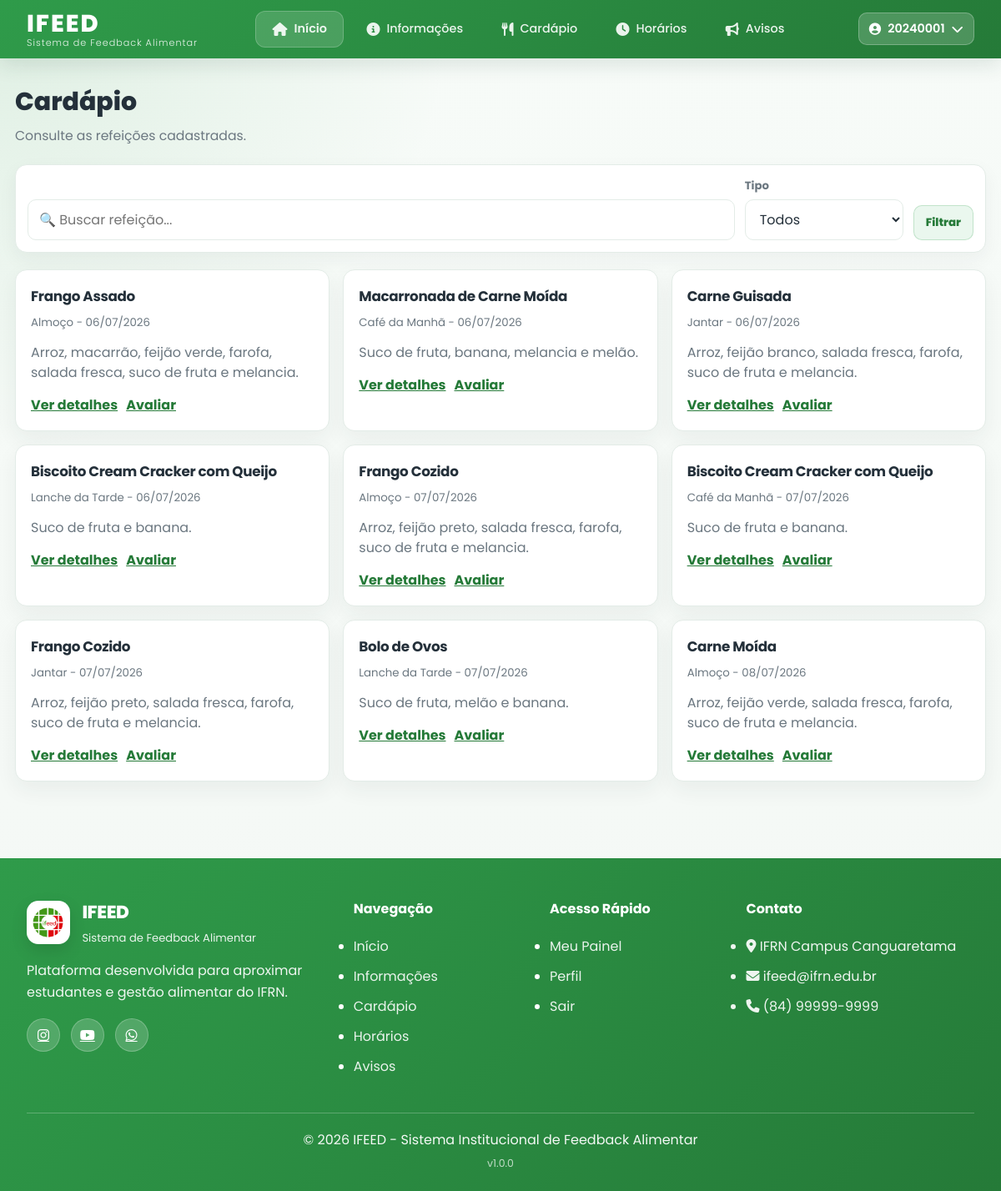
The page /cardapio/ (signed in) on the database its author committed.
### core/models.py (models this page shows, shortened)
class Usuario(AbstractUser):
    TIPO_CHOICES = [
        ('ALUNO', 'Aluno'),
        ('ADMIN', 'Administrador'),
    ]
    matricula = models.CharField('Matrícula', max_length=20, primary_key=True)
    nome_completo = models.CharField('Nome Completo', max_length=150)
    curso = models.CharField('Curso', max_length=100)
    turma = models.CharField('Turma', max_length=50)
    tipo_usuario = models.CharField('Tipo de Usuário', max_length=10, choices=TIPO_CHOICES, default='ALUNO')
    groups = models.ManyToManyField(
        'auth.Group',
        blank=True,
        related_name='usuario_set_custom'
    )
    user_permissions = models.ManyToManyField(
        'auth.Permission',
        blank=True,
        related_name='usuario_permissions_set_custom'
    )
    USERNAME_FIELD = 'matricula'
    REQUIRED_FIELDS = ['nome_completo', 'email']
    class Meta:
        verbose_name = 'Usuário'
        verbose_name_plural = 'Usuários'
        ordering = ['nome_completo']
    @property
    def is_admin_ifeed(self):
        return self.tipo_usuario == 'ADMIN' or self.is_staff or self.is_superuser

class Refeicao(models.Model):
    TIPO_CHOICES = [
        ('CAFE', 'Café da Manhã'),
        ('ALMOCO', 'Almoço'),
        ('LANCHE', 'Lanche da Tarde'),
        ('JANTAR', 'Jantar'),
        ('CEIA', 'Ceia'),
    ]
    titulo = models.CharField('Título', max_length=160)
    descricao = models.TextField('Descrição')
    tipo = models.CharField('Tipo', max_length=20, choices=TIPO_CHOICES)
    data = models.DateField('Data')
    ativo = models.BooleanField('Ativo', default=True)
    criado_em = models.DateTimeField('Criado em', auto_now_add=True)
    atualizado_em = models.DateTimeField('Atualizado em', auto_now=True)
    class Meta:
        verbose_name = 'Refeição'
        verbose_name_plural = 'Refeições'
        ordering = ['data', 'tipo', 'titulo']

### core/views.py (the view)
# urls.py: path('cardapio/', views.cardapio_publico_view, name='cardapio_publico'),
def cardapio_publico_view(request):
    hoje = timezone.localdate()
    termo = (request.GET.get('q') or '').strip()
    tipo = request.GET.get('tipo') or ''
    refeicoes = Refeicao.objects.filter(ativo=True, data__gte=hoje)
    if termo:
        refeicoes = refeicoes.filter(Q(titulo__icontains=termo) | Q(descricao__icontains=termo))
    if tipo:
        refeicoes = refeicoes.filter(tipo=tipo)
    paginator = Paginator(refeicoes.order_by('data', 'tipo'), 9)
    return render(request, 'cardapio.html', {
        'page_obj': paginator.get_page(request.GET.get('page')),
        'tipos_refeicao': Refeicao.TIPO_CHOICES,
        'termo': termo,
        'tipo': tipo,
    })

### templates/cardapio.html (shortened to what this page needs)
{% extends 'base.html' %}
{% load static %}
{% block extra_css %}
    <link rel="stylesheet" href="{% static 'estilos/admin.css' %}">
{% endblock %}
{% block content %}
<main class="admin-main">
    <h1>Cardápio</h1>
    <p class="page-subtitle">Consulte as refeições cadastradas.</p>
    <form method="get" class="filters-section">
        <div class="search-box">
            <input type="text" name="q" value="{{ termo }}" placeholder="🔍 Buscar refeição...">
        </div>
        <div class="filter-box">
            <label for="tipo">Tipo</label>
            <select id="tipo" name="tipo">
                <option value="">Todos</option>
            </select>
        </div>
        <button type="submit" class="btn-secondary">Filtrar</button>
    </form>
    <div class="feedbacks-container">
        {% for refeicao in page_obj %}
            <article class="feedback-card">
                <div class="feedback-header">
                    <div>
                        <h3>{{ refeicao.titulo }}</h3>
                        <small>{{ refeicao.get_tipo_display }} - {{ refeicao.data|date:"d/m/Y" }}</small>
                    </div>
                </div>
                <p class="feedback-comment">{{ refeicao.descricao }}</p>
                <div class="feedback-footer">
                    <a href="{% url 'refeicao_detalhes' refeicao.id %}">Ver detalhes</a>
                    {% if user.is_authenticated %}
                        <a href="{% url 'avaliar' refeicao.id %}">Avaliar</a>
                    {% endif %}
                </div>
            </article>
        {% empty %}
            <p class="empty-state">Nenhuma refeição cadastrada para os filtros selecionados.</p>
        {% endfor %}
    </div>
</main>
{% endblock %}

### templates/base.html (shortened to what this page needs)
{% load static %}
<!DOCTYPE html>
<html lang="pt-br">
<head>
    <link rel="stylesheet" href="{% static 'estilos/base.css' %}">
    {% block extra_css %}{% endblock %}
    <link rel="stylesheet" href="https://cdnjs.cloudflare.com/ajax/libs/font-awesome/6.5.0/css/all.min.css">
</head>
<body>
    <header class="header">
        <div class="header-container">
            <div class="logo">
                <a href="{% url 'index' %}">
                    <div class="logo-text">
                        <span class="logo-title">IFEED</span>
                        <span class="logo-subtitle">Sistema de Feedback Alimentar</span>
                    </div>
                </a>
            </div>
            <nav class="nav-menu" aria-label="Navegação principal">
                <ul class="nav-list">
                    <li class="nav-item">
                        <a href="{% url 'index' %}" class="nav-link {% if request.path == '/' %}active{% endif %}">
                            <i class="fas fa-home"></i>
                            <span>Início</span>
                        </a>
                    </li>
                    <li class="nav-item">
                        <a href="{% url 'index' %}#informacoes" class="nav-link">
                            <i class="fas fa-info-circle"></i>
                            <span>Informações</span>
                        </a>
                    </li>
                    <li class="nav-item">
                        <a href="{% url 'index' %}#cardapio-semana" class="nav-link">
                            <i class="fas fa-utensils"></i>
                            <span>Cardápio</span>
                        </a>
                    </li>
                    <li class="nav-item">
                        <a href="{% url 'horarios' %}" class="nav-link {% if request.path == '/horarios/' %}active{% endif %}">
                            <i class="fas fa-clock"></i>
                            <span>Horários</span>
                        </a>
                    </li>
                    <li class="nav-item">
                        <a href="{% url 'index' %}#avisos" class="nav-link">
                            <i class="fas fa-bullhorn"></i>
                            <span>Avisos</span>
                        </a>
                    </li>
                </ul>
            </nav>
            <div class="header-actions">
                {% if user.is_authenticated %}
                    <div class="user-menu">
                        <button class="user-avatar" id="userMenuBtn">
                            <i class="fas fa-user-circle"></i>
                            <span class="user-name">{{ user.username }}</span>
                            <i class="fas fa-chevron-down"></i>
                        </button>
                    </div>
                {% endif %}
            </div>
        </div>
    </header>
    <div class="main-content">
    {% block content %}
    {% endblock %}
</div>
    <footer class="footer">
        <div class="footer-container">
            <div class="footer-grid">
                <div class="footer-column">
                    <div class="footer-logo">
                        <img src="{% static 'img/logomenorsf.png' %}" alt="IFEED">
                        <div>
                            <h3>IFEED</h3>
                            <p>Sistema de Feedback Alimentar</p>
                        </div>
                    </div>
                    <p class="footer-description">
                        Plataforma desenvolvida para aproximar estudantes e gestão alimentar do IFRN.
                    </p>
                    <div class="footer-social">
                        <a href="#"><i class="fab fa-instagram"></i></a>
                        <a href="#"><i class="fab fa-youtube"></i></a>
                        <a href="#"><i class="fab fa-whatsapp"></i></a>
                    </div>
                </div>
                <div class="footer-column">
                    <h4>Navegação</h4>
                    <ul>
                        <li><a href="{% url 'index' %}">Início</a></li>
                        <li><a href="{% url 'index' %}#informacoes">Informações</a></li>
                        <li><a href="{% url 'index' %}#cardapio-semana">Cardápio</a></li>
                        <li><a href="{% url 'horarios' %}">Horários</a></li>
                        <li><a href="{% url 'index' %}#avisos">Avisos</a></li>
                    </ul>
                </div>
                <div class="footer-column">
                    <h4>Acesso Rápido</h4>
                    <ul>
                        {% if user.is_authenticated %}
                            <li><a href="{% url 'aluno' %}">Meu Painel</a></li>
                            <li><a href="{% url 'perfil' %}">Perfil</a></li>
                            <li><a href="{% url 'logout' %}">Sair</a></li>
                        {% else %}
                            <li><a href="{% url 'login' %}">Entrar</a></li>
                            <li><a href="{% url 'cadastro' %}">Cadastrar</a></li>
                        {% endif %}
                    </ul>
                </div>
                <div class="footer-column">
                    <h4>Contato</h4>
                    <ul class="contact-list">
                        <li><i class="fas fa-map-marker-alt"></i> IFRN Campus Canguaretama</li>
                        <li><i class="fas fa-envelope"></i> ifeed@ifrn.edu.br</li>
                        <li><i class="fas fa-phone"></i> (84) 99999-9999</li>
                    </ul>
                </div>
            </div>
            <div class="footer-bottom">
                <p>© 2026 IFEED - Sistema Institucional de Feedback Alimentar</p>
                <p class="footer-version">v1.0.0</p>
            </div>
        </div>
    </footer>
</body>
</html>

### static/estilos/admin.css (style rules this page uses)
:root { --green: #2f855a; --green-dark: #1c4532; --green-soft: #f0f5f1; --blue: #2563eb; --red: #dc2626; --yellow: #f59e0b; --card-bg: #ffffff; --page-bg: #f4f8f5; --text: #1e3a1e; --muted-text: #4a5568; --border: #e3ece7; --shadow: 0 4px 6px -1px rgba(0, 0, 0, 0.05), 0 2px 4px -1px rgba(0, 0, 0, 0.03); }
body { background: radial-gradient(circle at top left, rgba(47, 155, 74, 0.12), transparent 34rem), linear-gradient(180deg, #f7fbf8 0%, #f4f8f5 100%); }
.admin-main { max-width: 1220px; margin: 28px auto; padding: 0 18px 64px; }
.admin-main > h1 { color: var(--text); font-size: clamp(1.45rem, 2.5vw, 2.05rem); font-weight: 800; letter-spacing: -0.02em; margin-bottom: 4px; }
.page-subtitle { color: var(--muted-text); font-size: 0.98rem; margin-bottom: 22px; line-height: 1.6; }
.filters-section { display: grid; grid-template-columns: minmax(220px, 1fr) auto auto; gap: 12px; margin-bottom: 20px; align-items: end; background: var(--card-bg); border: 1px solid var(--border); border-radius: 12px; padding: 16px; box-shadow: var(--shadow); }
.search-box input, .filter-box select, .feedback-card input, .feedback-card select, .feedback-card textarea { width: 100%; border: 1px solid var(--border); border-radius: 10px; padding: 11px 13px; font: inherit; color: var(--text); background: #fff; transition: border-color 0.2s ease-in-out, box-shadow 0.2s ease-in-out; }
.filter-box { display: flex; flex-direction: column; min-width: 190px; }
.filter-box label { color: var(--muted-text); font-size: 0.83rem; font-weight: 700; margin-bottom: 6px; }
.feedbacks-container { display: grid; grid-template-columns: repeat(auto-fill, minmax(300px, 1fr)); gap: 16px; }
.feedback-card { background: var(--card-bg); border: 1px solid var(--border); border-radius: 12px; box-shadow: var(--shadow); padding: 22px; transition: transform 0.2s ease-in-out, box-shadow 0.2s ease-in-out, border-color 0.2s ease-in-out; }
.feedback-card h3 { color: var(--text); font-size: 1.05rem; margin-bottom: 4px; }
.feedback-card small, .feedback-meta, .feedback-footer small { color: var(--muted-text); }
.feedback-header { display: flex; justify-content: space-between; align-items: flex-start; gap: 12px; margin-bottom: 12px; }
.feedback-comment { color: var(--muted-text); line-height: 1.6; margin-top: 10px; }
.feedback-footer { display: flex; flex-wrap: wrap; gap: 10px; align-items: center; margin-top: 14px; }
.feedback-footer a, .pagination a, .admin-main a { color: var(--green-dark); font-weight: 700; }
.btn-secondary, .btn-danger, .btn-logout { display: inline-flex; align-items: center; justify-content: center; gap: 8px; border: 0; border-radius: 10px; padding: 10px 14px; font-weight: 800; text-decoration: none; cursor: pointer; font-family: inherit; transition: background-color 0.2s ease-in-out, color 0.2s ease-in-out, transform 0.2s ease-in-out; }
.btn-secondary { background: var(--green-soft); color: var(--green-dark); border: 1px solid rgba(47, 155, 74, 0.22); }
:root { --green: #2f9b4a; --green-dark: #257a38; --green-soft: #eaf7ee; --card-bg: #ffffff; --page-bg: #f4f8f5; --text: #24303a; --muted-text: #6b7780; --border: #e3ece7; --shadow: 0 14px 35px rgba(36, 48, 58, 0.08); }
.admin-main > h1 { color: var(--text); letter-spacing: 0; }
.page-subtitle { color: var(--muted-text); }
.filters-section { border-radius: 14px; padding: 14px; box-shadow: 0 8px 22px rgba(36, 48, 58, 0.05); }
.feedback-card { border-radius: 14px; padding: 18px; box-shadow: 0 10px 26px rgba(36, 48, 58, 0.06); transition: transform 0.18s ease, box-shadow 0.18s ease, border-color 0.18s ease; }
.feedback-comment { color: var(--muted-text); line-height: 1.5; }
.btn-secondary, .btn-danger, .btn-logout { transition: none; }

### rows shown on the page
Usuario: username "20240001"
Refeicao: titulo "Frango Assado", tipo "Almoço", data "06/07/2026", descricao "Arroz, macarrão, feijão verde, farofa, salada fresca, suco de fruta e melancia."
Refeicao: titulo "Macarronada de Carne Moída", tipo "Café da Manhã", data "06/07/2026", descricao "Suco de fruta, banana, melancia e melão."
Refeicao: titulo "Carne Guisada", tipo "Jantar", data "06/07/2026", descricao "Arroz, feijão branco, salada fresca, farofa, suco de fruta e melancia."
Refeicao: titulo "Biscoito Cream Cracker com Queijo", tipo "Lanche da Tarde", data "06/07/2026", descricao "Suco de fruta e banana."
Refeicao: titulo "Frango Cozido", tipo "Almoço", data "07/07/2026", descricao "Arroz, feijão preto, salada fresca, farofa, suco de fruta e melancia."
Refeicao: titulo "Biscoito Cream Cracker com Queijo", tipo "Café da Manhã", data "07/07/2026", descricao "Suco de fruta e banana."
Refeicao: titulo "Frango Cozido", tipo "Jantar", data "07/07/2026", descricao "Arroz, feijão preto, salada fresca, farofa, suco de fruta e melancia."
Refeicao: titulo "Bolo de Ovos", tipo "Lanche da Tarde", data "07/07/2026", descricao "Suco de fruta, melão e banana."
Refeicao: titulo "Carne Moída", tipo "Almoço", data "08/07/2026", descricao "Arroz, feijão verde, salada fresca, farofa, suco de fruta e melancia."
